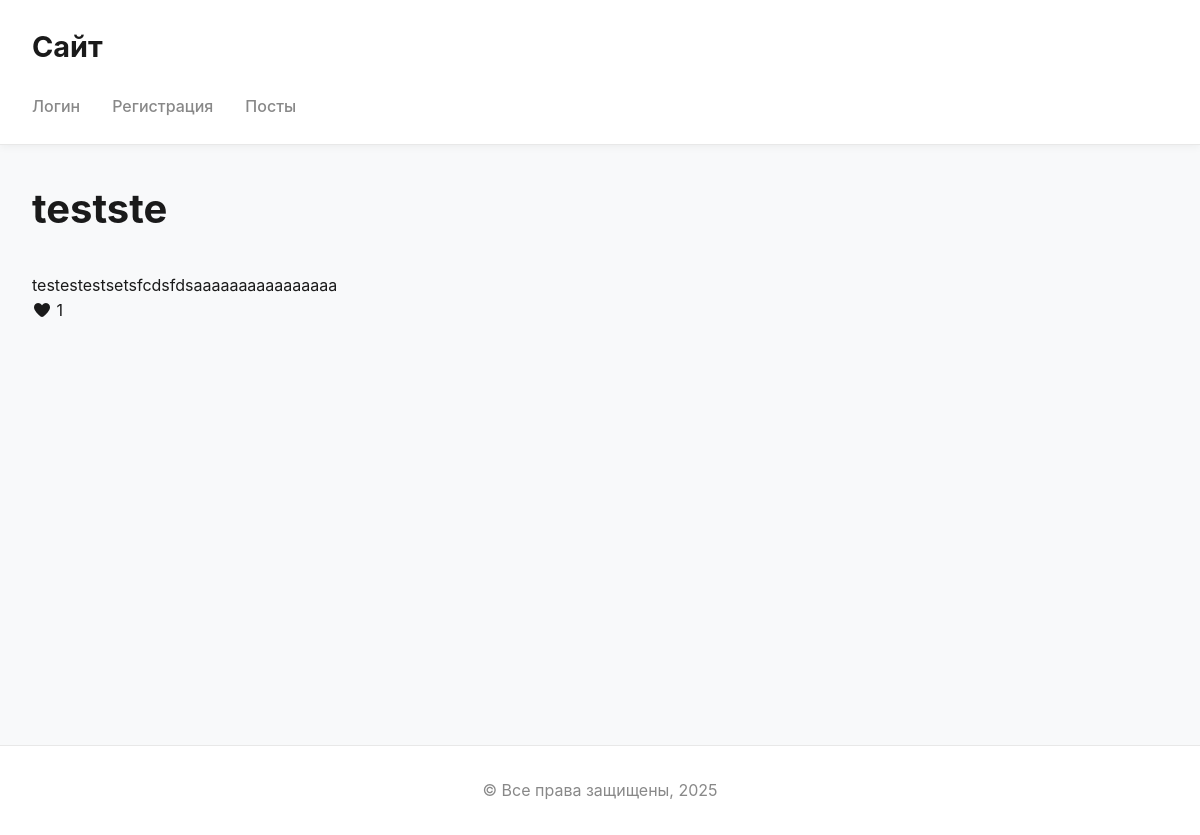
The page /posts/4 on the database its author committed.
### tables this page shows
CREATE TABLE posts (
            id INTEGER PRIMARY KEY AUTOINCREMENT,
            title TEXT NOT NULL,
            content TEXT NOT NULL,
            views INTEGER DEFAULT 0,
            likes INTEGER DEFAULT 0,
            created_at TIMESTAMP DEFAULT CURRENT_TIMESTAMP,
            updated_at TIMESTAMP DEFAULT CURRENT_TIMESTAMP,
            author_id INTEGER,
            FOREIGN KEY(author_id) REFERENCES users(id) ON DELETE SET NULL
            );

### controllers/posts.py (the view)
    def show(self, post_id):
        conn = self.get_db()
        model = Post(conn)
        post = model.get(post_id)
        if not post:
            return render_template("errors/404.html", title="Не найдено")
        model.increment_views(post_id)
        post["views"] += 1
        return render_template(
            "posts/show.html", title=post["title"], post=post,
        )

### app.py (called while the page is built)
@app.before_request
def load_user():
    auth_controller.load_user()

### app_core/app.py (called while the page is built)
    def open_db(self):
        if "_db" not in g:
            g._db = sqlite3.connect(self.db_path)
            g._db.row_factory = sqlite3.Row

    def get_db(self):
        return g._db

### controllers/auth.py (called while the page is built, shortened)
    def load_user(self):
        g.user = None
        sid = request.cookies.get(COOKIE_NAME)
        return redirect(url_for('posts.index'))

### models/post.py (called while the page is built)
    def get(self, post_id):
        cur = self.conn.execute(
            """SELECT *
               FROM posts
               WHERE id = ?""", [post_id],
        )
        row = cur.fetchone()
        return dict(row) if row else None

    def increment_views(self, post_id):
        cur = self.conn.execute(
            """
            UPDATE posts
            SET views = views + 1
            WHERE id = ?
            """,
            [post_id],
        )
        self.conn.commit()
        return cur.rowcount > 0

### templates/posts/show.html (shortened to what this page needs)
{% extends "base.html" %}
{% block content %}
    <h1>{{ post['title'] }}</h1>
    <p>{{ post['content'] }}</p>
    {% if g.user %}
        <div class="like-btn">
            <button class="like-btn__btn" data-post-id="{{ post['id'] }}" type="button">
                <i class="like-icon fa-solid fa-heart"></i>
                <span class="like_count">{{ post['likes'] }}</span>
            </button>
        </div>
    {% else %}
        <div>
            <i class="fa-solid fa-heart"></i>
            <span class="like_count">{{ post['likes'] }}</span>
        </div>
    {% endif %}
{% endblock %}

### static/css/style.css (style rules this page uses)
:root { --primary-color: #0066cc; --primary-hover: #0052a3; --secondary-color: #667eea; --danger-color: #f56565; --danger-hover: #e53e3e; --success-color: #48bb78; --warning-color: #ed8936; --info-color: #4299e1; --text-primary: #1a1a1a; --text-secondary: #555; --text-muted: #888; --text-light: #aaa; --bg-primary: #fff; --bg-secondary: #f8f9fa; --border-color: #e8e8e8; --border-light: #f0f0f0; --shadow-sm: 0 2px 8px rgba(0, 0, 0, 0.05); --shadow-md: 0 4px 16px rgba(0, 0, 0, 0.1); --shadow-lg: 0 8px 24px rgba(0, 0, 0, 0.15); }
* { margin: 0; padding: 0; box-sizing: border-box; }
html, body { height: 100%; }
body { font-family: -apple-system, BlinkMacSystemFont, 'Segoe UI', Roboto, 'Helvetica Neue', Arial, sans-serif; font-size: 16px; line-height: 1.6; color: var(--text-primary); background-color: var(--bg-secondary); }
h1 { font-size: 2.5rem; font-weight: 700; margin-bottom: 2rem; color: var(--text-primary); }

### rows shown on the page
posts: title "testste", content "testestestsetsfcdsfdsaaaaaaaaaaaaaaaa", likes "1"
